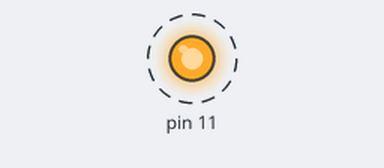
A program run on a simulated Raspberry Pi (header pin numbers). Parts: output pins drawn as LEDs (lit = HIGH). Dashed ring = blinking. The run ends when the program shuts the computer down; what the program prints to the terminal is not drawn. At 5.0 s the program puts the board to deep sleep or switches it off; the recording ends there.

Above: at 0.2 s.
Timing chart, 0 to 3.0 s (numbered marks = the images above):
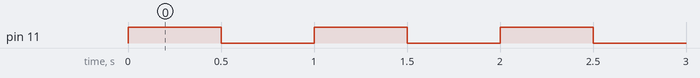

Measured:
- by itself, pin 11: alternates HIGH for 0.50 s and LOW for 0.50 s

The program:

leds.py
```python
import RPi.GPIO as GPIO
import time
import os
import commands

GPIO.setmode(GPIO.BOARD)
GPIO.setwarnings(False)

GPIO.setup(11, GPIO.OUT)

GPIO.output(11, 1)
time.sleep(0.5)
GPIO.output(11, 0)
time.sleep(0.5)
GPIO.output(11, 1)
time.sleep(0.5)
GPIO.output(11, 0)
time.sleep(0.5)
GPIO.output(11, 1)
time.sleep(0.5)
GPIO.output(11, 0)
time.sleep(0.5)
GPIO.output(11, 1)
time.sleep(0.5)
GPIO.output(11, 0)
time.sleep(0.5)
GPIO.output(11, 1)
time.sleep(0.5)
GPIO.output(11, 0)
time.sleep(0.5)

os.system("sudo /sbin/shutdown -h now")
```
